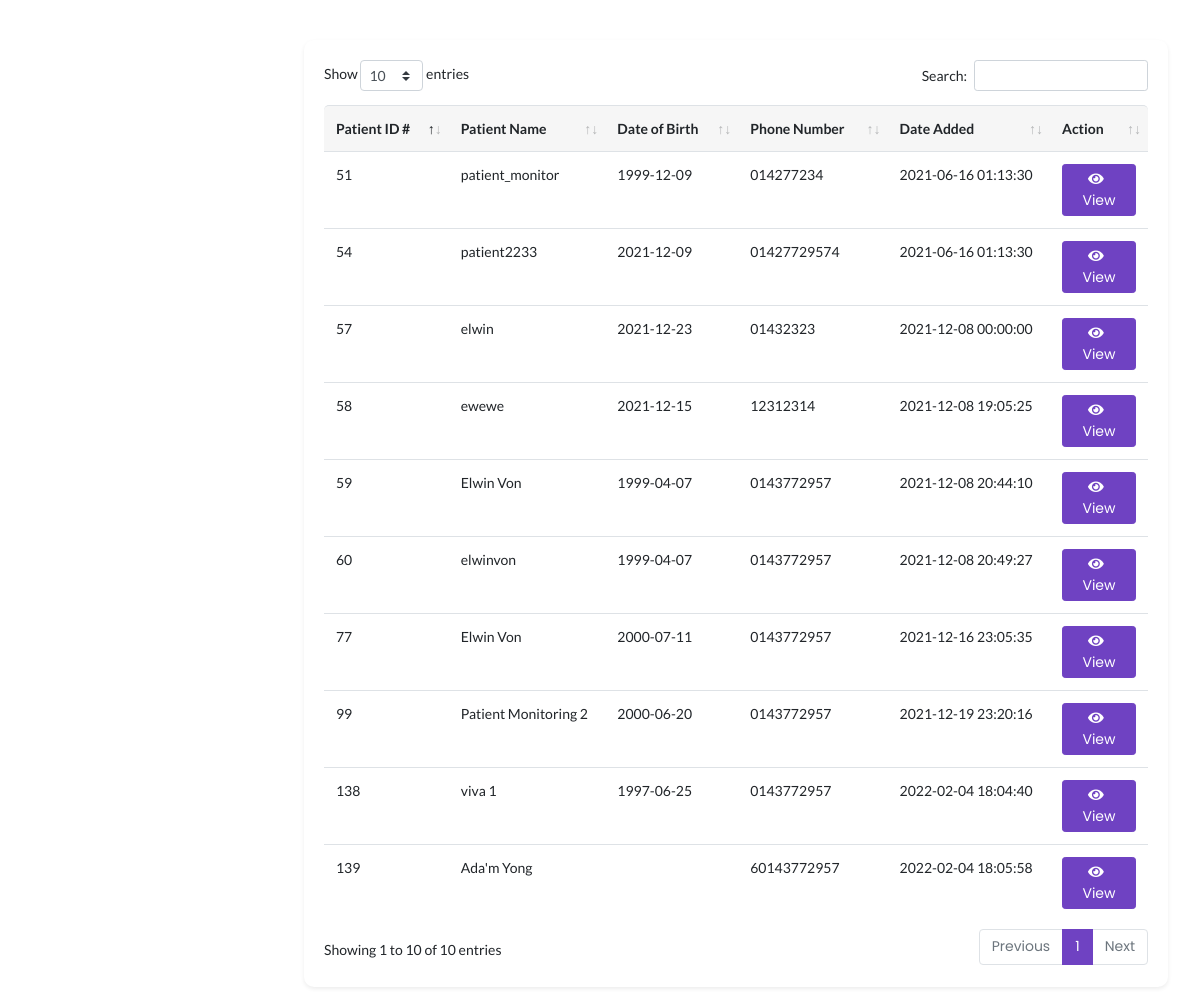
/admin/not_needed/patient-list.php, run on the app's committed database.
### tables this page shows
CREATE TABLE `user_master` (
  `m_id` int(11) NOT NULL,
  `m_name` longtext NOT NULL,
  `m_identity` longtext DEFAULT NULL,
  `m_regis_id` varchar(255) DEFAULT NULL,
  `m_gender` varchar(45) DEFAULT NULL,
  `m_type` varchar(45) NOT NULL COMMENT 'p: patient\\nd: doctor\\ndop: department of pathology\\n',
  `password` longtext NOT NULL,
  `flag` int(11) NOT NULL DEFAULT 1 COMMENT '0: do not show (meaning delete from user perspective)\\\\n1: show',
  `email` longtext NOT NULL,
  `phone` longtext NOT NULL,
  `doctor_inCharge` int(11) NOT NULL DEFAULT 0,
  `m_dob` date DEFAULT NULL,
  `m_age` varchar(255) DEFAULT NULL,
  `m_address` varchar(255) DEFAULT NULL,
  `m_city` varchar(255) DEFAULT NULL,
  `m_state` varchar(255) DEFAULT NULL,
  `m_zipcode` varchar(255) DEFAULT NULL,
  `token` longtext NOT NULL,
  `tokenExpire` datetime DEFAULT NULL,
  `created_at` datetime NOT NULL,
  `updated_at` datetime NOT NULL
);

### config/security.php (called while the page is built, shortened)
<?php
function encrypt_url($data)
{
	return urlencode(base64_encode($data));
}

### admin/not_needed/patient-list.php (the view, shortened to what this page needs)
<?php
require_once("../config/autoload.php");
?>
<!DOCTYPE html>
<html lang="en">
<head>
</head>
<body>
    <div class="page-content" id="content">
        <div class="row">
            <div class="col-12">
                <div class="card shadow-sm rounded">
                    <div class="card-body">
                        <div class="card-inner">
                            <div class="data-tables">
                                <table id="datatable" class="table" style="width:100%">
                                    <thead>
                                        <tr>
                                            <th>Patient ID #</th>
                                            <th>Patient Name</th>
                                            <th>Date of Birth</th>
                                            <th>Phone Number</th>
                                            <th>Date Added</th>
                                            <th>Action</th>
                                        </tr>
                                    </thead>
                                    <tbody>
                                        <?php
                                        $table_result = mysqli_query($conn, "SELECT * FROM user_master WHERE m_type = 'p' and flag ='1'");
                                        while ($table_row = mysqli_fetch_assoc($table_result)) {
                                        ?>
                                        <tr>
                                            <td><?php echo $table_row["m_id"];?></td>
                                            <td><?php echo $table_row["m_name"];?></td>
                                            <td><?php echo $table_row["m_dob"];?></td>
                                            <td><?php echo $table_row["phone"];?></td>
                                            <td><?php echo $table_row["created_at"];?></td>
                                            <td><a href="patient-view.php?pid=<?php echo encrypt_url($table_row["m_id"]);?>" class="btn btn-sm btn-primary"><i class="fa fa-eye"></i> View</a></td>
                                        </tr>
                                        <?php
                                        }
                                        ?>
                                    </tbody>
                                </table>
                            </div>
                        </div>
                    </div>
                </div>
            </div>
        </div>
    </div>
</body>
</html>

### assets/css/typography.css (style rules this page uses)
body { font-size: 14px; font-family: 'Lato', sans-serif; }
a, a:visited { text-decoration: none; transition: all 0.3s ease-in-out; -webkit-transition: all 0.3s ease-in-out; -moz-transition: all 0.3s ease-in-out; -o-transition: all 0.3s ease-in-out; outline: 0; font-family: 'Poppins', 'Helvetica', sans-serif; }

### assets/css/default.css (style rules this page uses)
.card-body button i , .card-body a i { margin-right: 6px; }
body { overflow-x: hidden; background: #fff; }
.page-content { width: calc(100% - 15rem); margin-left: 16rem; transition: all 0.4s; padding: 1.9rem 3rem; }
:root { --primary-color: #6F42C2; }
.btn-primary { color: #fff; background-color: #6F42C2 !important; border-color: #6F42C2 !important; }
.card { margin: 10px 0; border-radius: 10px !important; border: 0; margin-bottom: 1.5rem; box-shadow: 0 2px 2px 3px rgba(0, 0, 0, .04); transition: all .2s ease-in-out; }
.table thead tr th, tfoot tr { background: #f6f6f6 !important; border-bottom: 0 !important; }
.table thead th:first-child { border-top-left-radius: 5px; }
.table thead th:last-child { border-top-right-radius: 5px; }
.table tbody tr { transition: all .2s; }

### assets/css/login.css (style rules this page uses)
html { min-height: 100%; position: relative; }

### data on the page
user_master: m_id "51", m_name "patient_monitor", m_dob "1999-12-09", phone "014277234", created_at "2021-06-16 01:13:30"
user_master: m_id "54", m_name "patient2233", m_dob "2021-12-09", phone "01427729574", created_at "2021-06-16 01:13:30"
user_master: m_id "57", m_name "elwin", m_dob "2021-12-23", phone "01432323", created_at "2021-12-08 00:00:00"
user_master: m_id "58", m_name "ewewe", m_dob "2021-12-15", phone "12312314", created_at "2021-12-08 19:05:25"
user_master: m_id "59", m_name "Elwin Von", m_dob "1999-04-07", phone "0143772957", created_at "2021-12-08 20:44:10"
user_master: m_id "60", m_name "elwinvon", m_dob "1999-04-07", phone "0143772957", created_at "2021-12-08 20:49:27"
user_master: m_id "77", m_name "Elwin Von", m_dob "2000-07-11", phone "0143772957", created_at "2021-12-16 23:05:35"
user_master: m_id "99", m_name "Patient Monitoring 2", m_dob "2000-06-20", phone "0143772957", created_at "2021-12-19 23:20:16"
user_master: m_id "138", m_name "viva 1", m_dob "1997-06-25", phone "0143772957", created_at "2022-02-04 18:04:40"
user_master: m_id "139", m_name "Ada'm Yong", phone "60143772957", created_at "2022-02-04 18:05:58"
